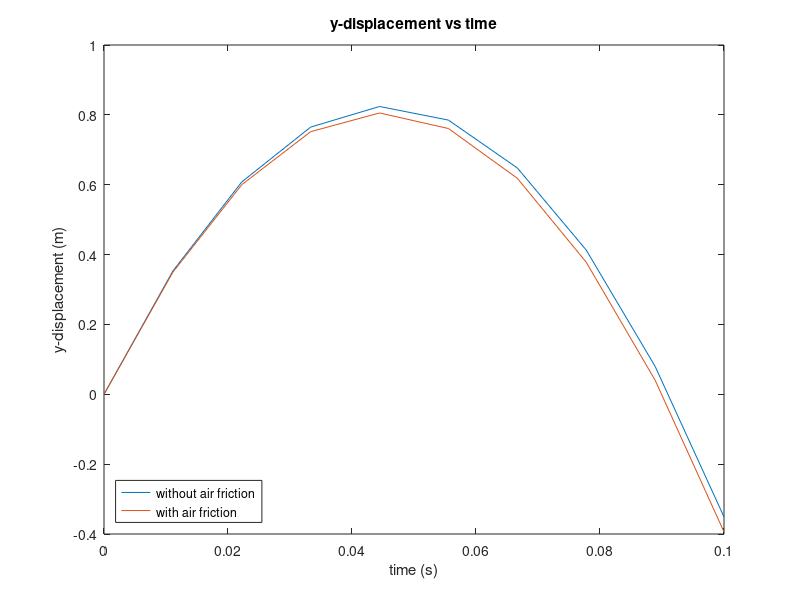

This figure's MATLAB source:
% Homework 5.2: MATLAB 3
% Description:
% This program allows a user to input initial speed (in m/s) then
% calculates the y-displacement for each time interval, for two cases;
% an projectile not affected by air friction, and the same object affected
% by air friction. It calculates until one of the cases yeilds a point
% back at ground level. It then plots these two cases on a time vs
% displacement graph.

clc; clear;

%%% VARIABLES & CONSTANTS
P = 1.2;            % kg/m^3        (air density)
r = 0.04;           % m             (radius)
A = pi * r^2;       % m^2           (area)
m = 0.15;           % kg            (mass)
t = 0.1;            % s             (time interval)
g = 9.8;            % m/s^2         (gravity acceleration)
C = 0.5;            %               (drag coefficient)

D = (P * C * A) / 2;      % drag force


%%% INPUT
Vy0 = input('initial speed (m/s):  ');      % initial speed


%%% CALCULATE v, a, y FOR n = 0, n = 1
    % no air friction   (initials)
y = 0;                     %n=0
Vy = Vy0;                  %n=1
ay = -g;                   %n
    % air friction      (initials)
y_air = 0;                 %n=0
Vy_air = Vy0;              %n=0
ay_air = -g - (D / m) * abs(Vy0) * Vy0; %n=0

%%% GET POINTS
    % arrays for y displacement
Y = [];                         % no air friction
Y_air = [];                     % air friction

    % get points & add to arrays
while and(y >= 0, y_air >= 0)
    Y = [Y, y];
    Y_air = [Y_air, y_air];
%no air friction
    Vy = Vy - g * t;
    y = y + (Vy * t) + (1/2) * ay * t^2;
%air friction
    Vy_air = Vy_air + (ay_air * t);
    ay_air = -g - (D / m) * abs(Vy_air) * Vy_air;
    y_air = y_air + (Vy_air * t) + (1/2) * (ay_air * t^2);
end

    % add last points 
Y = [Y, y];
Y_air = [Y_air, y_air];
    % number of points
len_y = length(Y);

    % plot points
t = linspace(0, t, len_y);
    plot(t, Y, t, Y_air)
    title('y-displacement vs time')
    xlabel('time (s)')
    ylabel('y-displacement (m)')
    legend({'without air friction','with air friction'}, ...
        'location','southwest')



